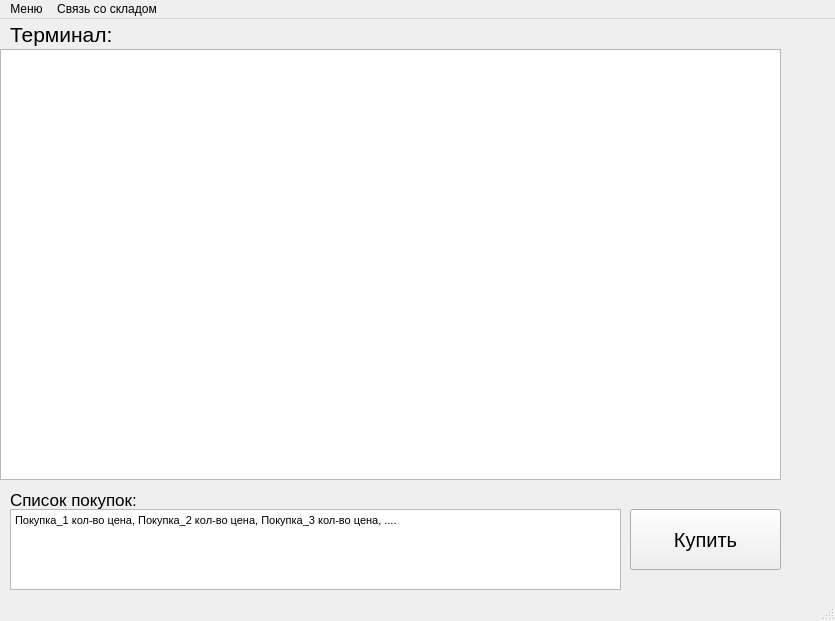
<?xml version="1.0" encoding="UTF-8"?>
<ui version="4.0">
 <class>MainWindow</class>
 <widget class="QMainWindow" name="MainWindow">
  <property name="enabled">
   <bool>true</bool>
  </property>
  <property name="geometry">
   <rect>
    <x>0</x>
    <y>0</y>
    <width>835</width>
    <height>621</height>
   </rect>
  </property>
  <property name="windowTitle">
   <string>MainWindow</string>
  </property>
  <property name="styleSheet">
   <string notr="true"> QMainWindow::separator {
     background: yellow;
}</string>
  </property>
  <widget class="QWidget" name="centralwidget">
   <widget class="QTextBrowser" name="textBrowser">
    <property name="geometry">
     <rect>
      <x>0</x>
      <y>30</y>
      <width>781</width>
      <height>431</height>
     </rect>
    </property>
   </widget>
   <widget class="QLabel" name="label">
    <property name="geometry">
     <rect>
      <x>10</x>
      <y>0</y>
      <width>161</width>
      <height>31</height>
     </rect>
    </property>
    <property name="font">
     <font>
      <pointsize>16</pointsize>
     </font>
    </property>
    <property name="text">
     <string>Терминал:</string>
    </property>
   </widget>
   <widget class="QLabel" name="label_2">
    <property name="geometry">
     <rect>
      <x>10</x>
      <y>470</y>
      <width>531</width>
      <height>21</height>
     </rect>
    </property>
    <property name="font">
     <font>
      <pointsize>13</pointsize>
     </font>
    </property>
    <property name="text">
     <string>Список покупок:</string>
    </property>
   </widget>
   <widget class="QPushButton" name="pushButton">
    <property name="geometry">
     <rect>
      <x>630</x>
      <y>490</y>
      <width>151</width>
      <height>61</height>
     </rect>
    </property>
    <property name="font">
     <font>
      <pointsize>15</pointsize>
     </font>
    </property>
    <property name="text">
     <string>Купить</string>
    </property>
   </widget>
   <widget class="QTextEdit" name="textEdit">
    <property name="geometry">
     <rect>
      <x>10</x>
      <y>490</y>
      <width>611</width>
      <height>81</height>
     </rect>
    </property>
    <property name="markdown">
     <string notr="true">Покупка_1 кол-во цена, Покупка_2 кол-во цена, Покупка_3 кол-во цена, ....

</string>
    </property>
    <property name="html">
     <string>&lt;!DOCTYPE HTML PUBLIC &quot;-//W3C//DTD HTML 4.0//EN&quot; &quot;http://www.w3.org/TR/REC-html40/strict.dtd&quot;&gt;
&lt;html&gt;&lt;head&gt;&lt;meta name=&quot;qrichtext&quot; content=&quot;1&quot; /&gt;&lt;style type=&quot;text/css&quot;&gt;
p, li { white-space: pre-wrap; }
&lt;/style&gt;&lt;/head&gt;&lt;body style=&quot; font-family:'MS Shell Dlg 2'; font-size:8.25pt; font-weight:400; font-style:normal;&quot;&gt;
&lt;p style=&quot; margin-top:5px; margin-bottom:5px; margin-left:0px; margin-right:0px; -qt-block-indent:0; text-indent:0px;&quot;&gt;Покупка_1 кол-во цена, Покупка_2 кол-во цена, Покупка_3 кол-во цена, ....&lt;/p&gt;&lt;/body&gt;&lt;/html&gt;</string>
    </property>
   </widget>
  </widget>
  <widget class="QStatusBar" name="statusbar"/>
  <widget class="QMenuBar" name="menuBar">
   <property name="geometry">
    <rect>
     <x>0</x>
     <y>0</y>
     <width>835</width>
     <height>21</height>
    </rect>
   </property>
   <widget class="QMenu" name="menu">
    <property name="title">
     <string>Связь со складом</string>
    </property>
    <addaction name="action_8"/>
   </widget>
   <widget class="QMenu" name="menuMenu">
    <property name="title">
     <string>Меню</string>
    </property>
    <addaction name="action_4"/>
    <addaction name="separator"/>
    <addaction name="action_5"/>
    <addaction name="action_6"/>
    <addaction name="action_10"/>
    <addaction name="separator"/>
    <addaction name="action_9"/>
   </widget>
   <addaction name="menuMenu"/>
   <addaction name="menu"/>
  </widget>
  <action name="action1234">
   <property name="text">
    <string>1234</string>
   </property>
  </action>
  <action name="action_4">
   <property name="text">
    <string>Список комманд</string>
   </property>
  </action>
  <action name="action_5">
   <property name="text">
    <string>Прочитать из файла</string>
   </property>
  </action>
  <action name="action_6">
   <property name="text">
    <string>Экспортировать чек в файл</string>
   </property>
  </action>
  <action name="action_9">
   <property name="text">
    <string>Выход</string>
   </property>
  </action>
  <action name="action_10">
   <property name="text">
    <string>Список доступных покупок</string>
   </property>
  </action>
  <action name="action_8">
   <property name="text">
    <string>Открыть терминал связи</string>
   </property>
  </action>
 </widget>
 <resources/>
 <connections/>
</ui>
